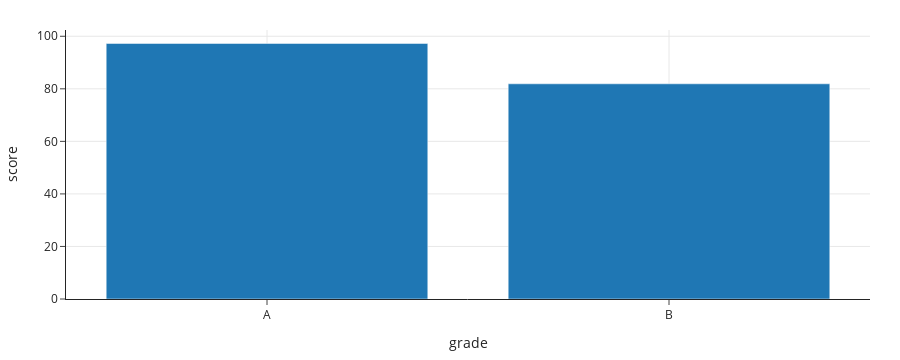

Notebook cell for this chart:
### Markdown cell above
How about the distribution of average inspection `'score'` per `'grade'`?

### Code cell
scores = (
    insp[['grade', 'score']]
    .dropna()
    .groupby('grade')
    .mean()
    .reset_index()
)
# x= and y= are columns of scores. Convenient!
px.bar(scores, x='grade', y='score')

### Figure 1 — Plotly figure (JSON) as saved in the notebook; plotly's stock layout.template omitted (floating-point values rounded to 4 significant figures)
{"data": [{"alignmentgroup": "True", "hovertemplate": "grade=%{x}<br>score=%{y}<extra></extra>", "legendgroup": "", "marker": {"color": "#1F77B4", "pattern": {"shape": ""}}, "name": "", "offsetgroup": "", "orientation": "v", "showlegend": false, "textposition": "auto", "type": "bar", "x": ["A", "B"], "xaxis": "x", "y": [97.27, 81.91], "yaxis": "y"}], "layout": {"barmode": "relative", "height": 360, "legend": {"tracegroupgap": 0}, "xaxis": {"anchor": "y", "autorange": true, "domain": [0, 1], "range": [-0.5, 1.5], "title": {"text": "grade"}, "type": "category"}, "yaxis": {"anchor": "x", "autorange": true, "domain": [0, 1], "range": [0, 102.4], "title": {"text": "score"}, "type": "linear"}}}
